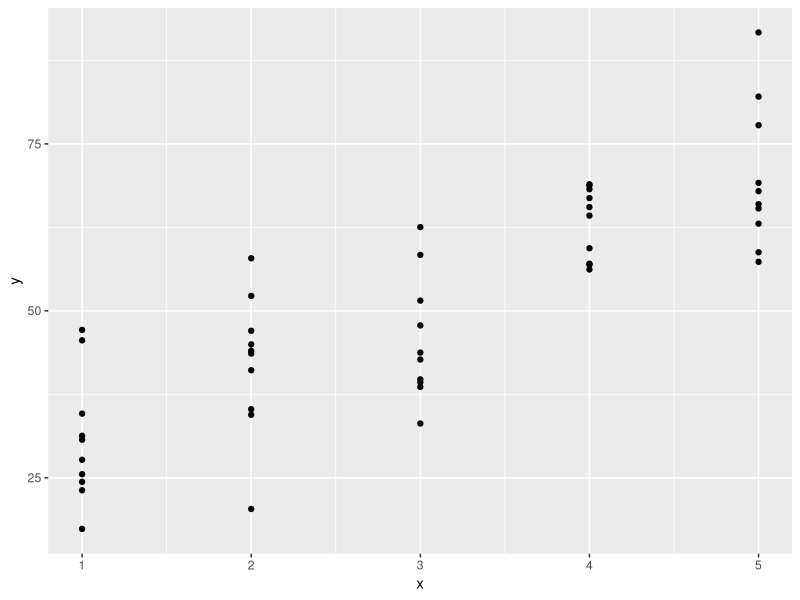
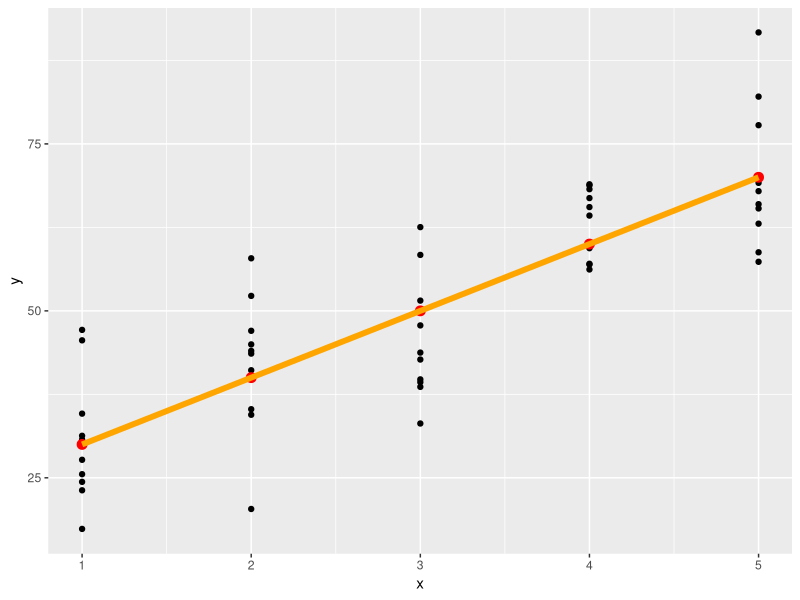
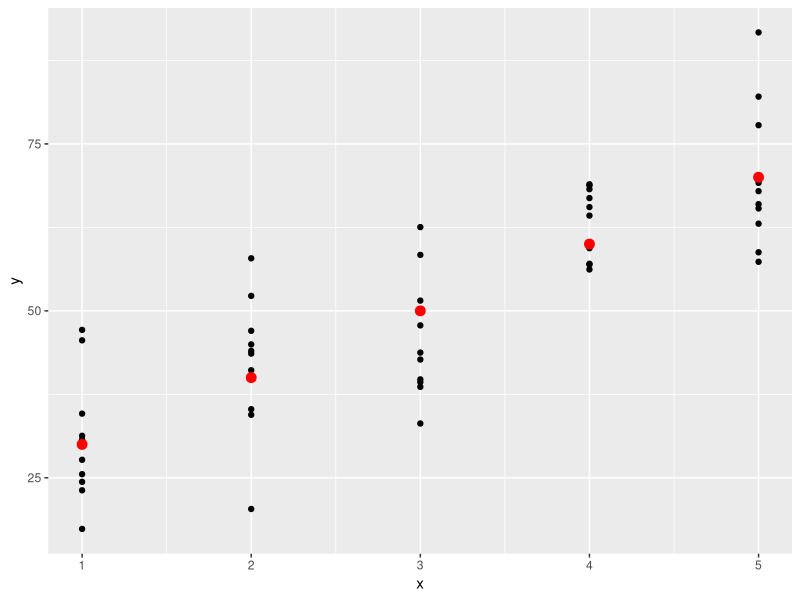
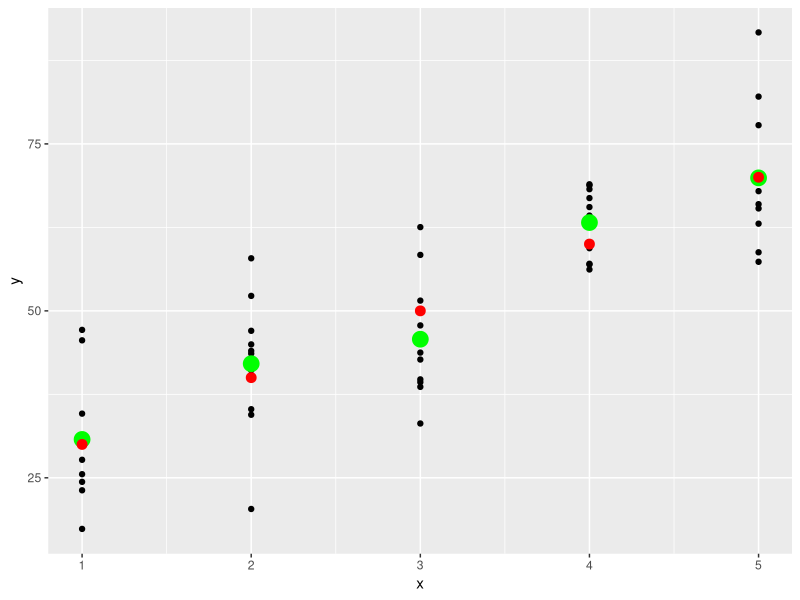

Reproduce these figures in R, in order.
## ---- chunk 1
library(ggplot2)
set.seed(123)
x <- rep(1:5, each=10)
y <- 10 * x + 20 + rnorm(50, sd=10)
df <- data.frame(x=x, y=y)
y2 <- 10*1:5 + 20
df2 <- data.frame(x=1:5, y=y2)
ggplot(df, aes(x=x, y=y)) + geom_point()
## ---- chunk 2
ggplot(df, aes(x=x, y=y)) + geom_point() +
geom_point(data=df2, aes(x=x, y=y), colour="red", size=3) +
  geom_line(data=df2, aes(x=x, y=y), colour="orange", size=2)
## ---- chunk 3
ggplot(df, aes(x=x, y=y)) + geom_point() +
geom_point(data=df2, aes(x=x, y=y), colour="red", size=3)
## ---- chunk 4
ggplot(df, aes(x=x, y=y)) + geom_point() + stat_summary(fun.y=mean, geom="point", col="green", size=5) + 
geom_point(data=df2, aes(x=x, y=y), colour="red", size=3)  
